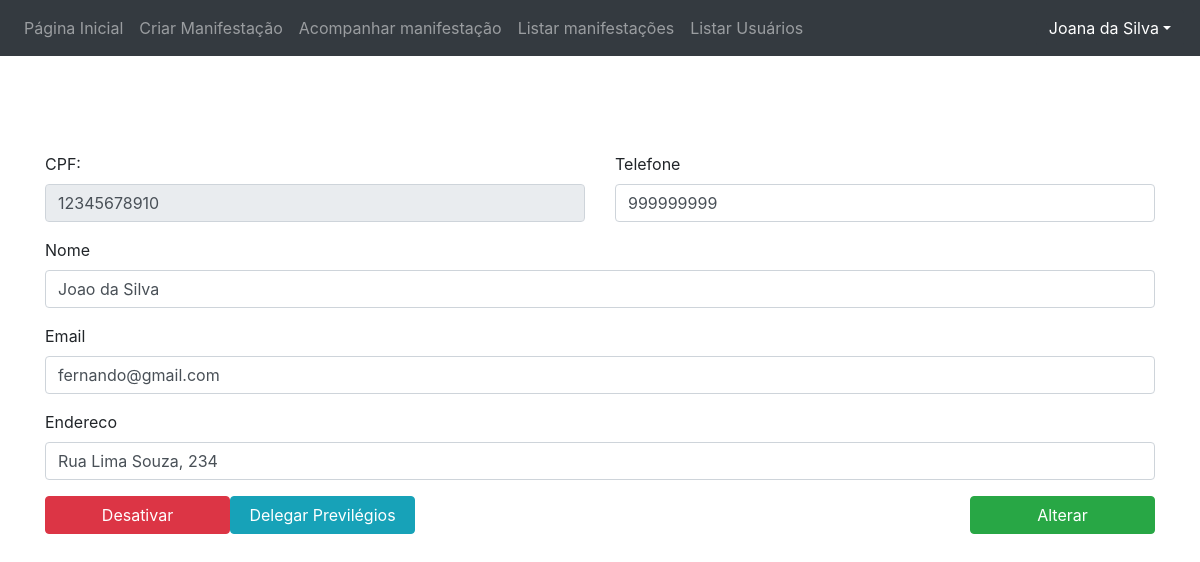
Page /?section=UsuarioControle&function=detalharUsuario&cpf=12345678910 (signed in) on the committed database.
### tables this page shows
CREATE TABLE IF NOT EXISTS `usuario`
(
    `cpf`             varchar(11)  NOT NULL,
    `id_tipo_usuario` int(11)      NOT NULL,
    `nome`            varchar(50)  NOT NULL,
    `endereco`        varchar(150) NOT NULL,
    `telefone`        varchar(11) DEFAULT NULL,
    `email`           varchar(100) NOT NULL,
    `senha`           varchar(10)  NOT NULL,
    PRIMARY KEY (`cpf`),
    UNIQUE KEY `email` (`email`),
    KEY `fk_tipo_usuario` (`id_tipo_usuario`)
);

### src/index.php (called while the page is built, shortened)
<?php
new Ouvidoria\App ();

### src/model/UsuarioManager.php (called while the page is built, shortened)
<?php
require_once("model/UsuarioFactory.php");
class UsuarioManager
{
    public function __construct(){
        $this->factory = new UsuarioFactory();
    }
    public function buscaInfoUsuario(string $cpf)
    {
        return $this->factory->buscaInfoUsuario($cpf);
    }
}

### src/model/UsuarioFactory.php (called while the page is built, shortened)
<?php
include("model/Conexao.php");
class UsuarioFactory
{
    public function buscaInfoUsuario($cpf)
    {
        global $conexao;
        try {
            $query = "SELECT * from usuario where cpf = '$cpf'";
            $resultado = mysqli_query($conexao, $query);
            if ($resultado) {
                $usuario = mysqli_fetch_object($resultado);
            } else {
                $resultado = false;
            }
        } catch (PDOException $exc) {
            echo $exc->getMessage();
            $resultado = false;
        }
        return $usuario;
    }
}

### src/view/detalheUsuario.php (the view, shortened to what this page needs)
<!DOCTYPE html>
<html lang="pt-br">
<head>
    <link rel="stylesheet" href="https://stackpath.bootstrapcdn.com/bootstrap/4.1.3/css/bootstrap.min.css">
    <link rel="stylesheet" href="https://cdnjs.cloudflare.com/ajax/libs/font-awesome/4.7.0/css/font-awesome.min.css">
</head>
<body>
<?php include('menu.php');?>
<br>
<br>
<div class="container mt-5">
        <form id="formularioUser" action="?section=UsuarioControle&function=usuarioDetalhe&cpf=<?=$usuario->cpf?>" class="row" method="POST">
            <div class="form-group col-6">
                <label >CPF:</label>
                <input name="cpf" value="<?=$usuario->cpf?>" readonly class="form-control">
            </div>
            <div class="form-group col-6">
                <label>Telefone</label>
                <input name="telefone" value="<?=$usuario->telefone?>" class="form-control">
            </div>
            <div class="form-group col-12">
                <label for="assunto">Nome</label>
                <input name="nome" value="<?=$usuario->nome?>" class="form-control">
            </div>
            <div class="form-group col-12">
                <label>Email</label>
                <input name="email" value="<?=$usuario->email?>" class="form-control">
            </div>
            <div class="form-group col-12">
                <label>Endereco</label>
                <input name="endereco" value="<?=$usuario->endereco?>" class="form-control" >
            </div>
            <div class="form-group col-12">
                <input name="acao" type="submit" value="Desativar" class="btn btn-danger col-2 float-left">
                <button name="delegarPrivilegios" type="button" class="btn btn-info col-2 float-middle" data-toggle="modal" data-target="#myModal"> Delegar Previlégios</button>
                <input name="acao" type="submit" class="btn btn-success col-2 float-right" value="Alterar">
            </div>
        </form>
</div>
</body>

### rows in the picture
usuario: cpf "12345678910", telefone "999999999", nome "Joao da Silva", email "fernando@gmail.com", endereco "Rua Lima Souza, 234"

### other values in the picture
$_SESSION['usuario']['nome'] "Joana da Silva"
